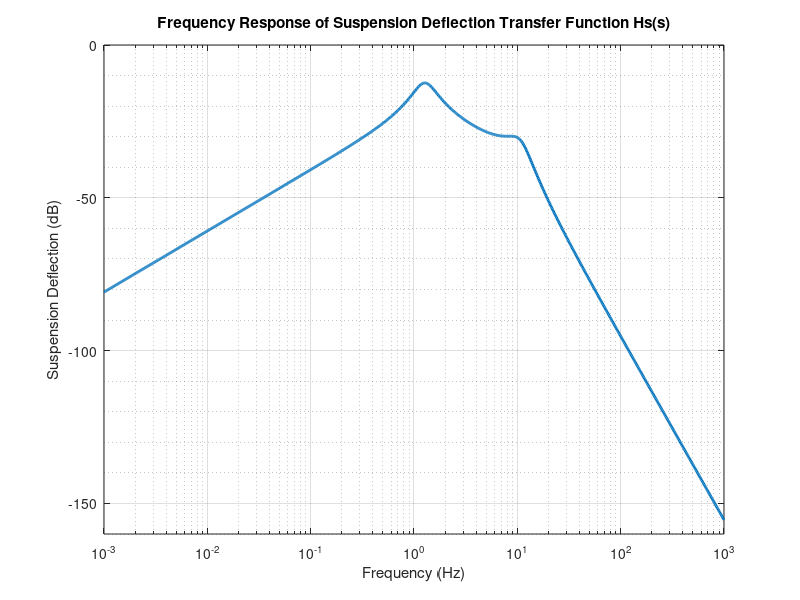

Write the MATLAB code that produced this figure. (Note: this script raises an error after producing the figure.)
clc
clear
close all
%%

% System parameters (given values)
ms = 317.5;   % Sprung mass (kg)
mu = 45.4;    % Unsprung mass (kg)
ks = 22000;   % Spring stiffness (N/m)
kt = 192000;  % Tire stiffness (N/m)
bs = 1500;    % Damping coefficient (N·s/m)

% Natural frequencies (given)
f1 = 1.25;    % Primary ride frequency (Hz)
f2 = 10.9;    % Secondary ride frequency (Hz)

% Frequency range (log scale)
f = logspace(-3, 3, 1000);  % 0.001 Hz to 1000 Hz
w = 2*pi*f;                 % Convert to rad/s

% Calculate transfer function Hs(s) = (zs-zu)/żr
for i = 1:length(w)
    s = 1i*w(i);
    
    % Numerator
    num = -kt*ms*s;
    
    % Denominator
    d = ms*mu*s^4 + (mu+ms)*bs*s^3 + ((ms+mu)*ks + ms*kt)*s^2 + bs*kt*s + ks*kt;
    
    % Transfer function
    H(i) = num/d;
end

% Calculate magnitude in dB
mag_db = 20*log10(abs(H));

% Create figure
figure('Position', [100 100 800 500])
semilogx(f, mag_db, 'LineWidth', 2)
grid on

% Configure plot
xlabel('Frequency (Hz)')
ylabel('Suspension Deflection (dB)')
title('Frequency Response of Suspension Deflection Transfer Function Hs(s)')
ylim([-160 0])  % Adjusted based on your image
xlim([1e-3 1e3])

% Add minor grid
grid minor
ax = gca;
ax.GridAlpha = 0.3;
ax.MinorGridAlpha = 0.15;

% Add asymptotic slopes
hold on
% Low frequency asymptote (+20 dB/decade)
f_low = logspace(-3, 0, 100);
mag_low = 20*log10(2*pi*f_low) + mag_db(1);
semilogx(f_low, mag_low, 'r--', 'LineWidth', 1)

% High frequency asymptote (-60 dB/decade)
f_high = logspace(1, 3, 100);
mag_high = -60*log10(f_high/f_high(1)) + mag_db(find(f >= f_high(1), 1));
semilogx(f_high, mag_high, 'r--', 'LineWidth', 1)

% Add vertical lines at resonance frequencies
semilogx([f1 f1], ylim, 'g--', 'LineWidth', 1)
semilogx([f2 f2], ylim, 'g--', 'LineWidth', 1)

% Add text annotations
text(1e-2, -40, '+20 dB/decade', 'Color', 'r', 'FontSize', 10)
text(1e2, -100, '-60 dB/decade', 'Color', 'r', 'FontSize', 10)
text(f1, -20, 'Primary Ride: 1.25 Hz', 'FontSize', 10)
text(f2, -40, 'Secondary Ride: 10.9 Hz', 'FontSize', 10)

legend('Frequency Response', 'Asymptotic Slopes', 'Resonance Frequencies', ...
    'Location', 'southwest')

% Add system parameters text box
dim = [.15 .6 .3 .3];
str = {['ms = ' num2str(ms) ' kg'], ...
       ['mu = ' num2str(mu) ' kg'], ...
       ['ks = ' num2str(ks) ' N/m'], ...
       ['kt = ' num2str(kt) ' N/m'], ...
       ['bs = ' num2str(bs) ' Ns/m']};
annotation('textbox', dim, 'String', str, 'FitBoxToText', 'on', ...
    'BackgroundColor', 'white', 'EdgeColor', 'black');